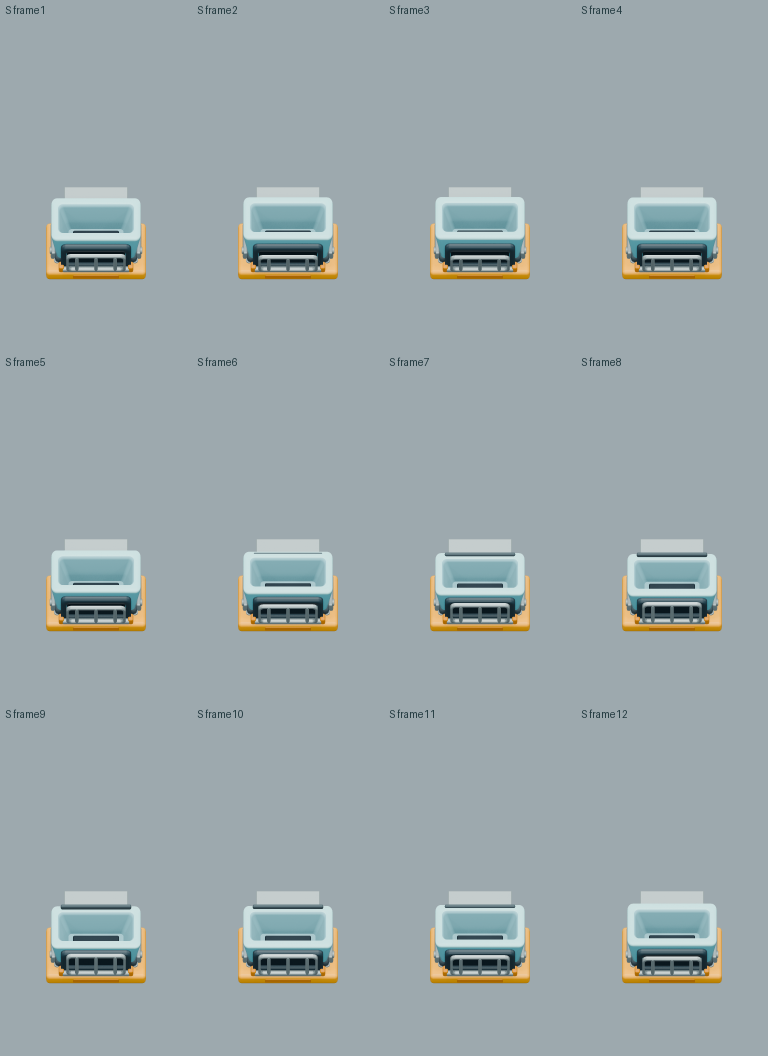
#> input picture prototypes/sushi-loop/assets/refinement/objects/sub-collector-inlet/reviews/round-02-independent/logical-all-phases-S.png, 768 x 1056 px, given in place of active-N.webp, which was not available
$ python audit_media.py
#> lines starting #> are read from the running program, lines starting #| are printed output that depends on the picture; pictures that were not available may be replaced by others from this repository, and a replacement may not be noted
from pathlib import Path
from PIL import Image,ImageDraw
import json,hashlib,struct,itertools,numpy as np
O=Path(__file__).resolve().parent;E=O.parent.parent;C=E/'candidates/round-02'
def sha(p):return hashlib.sha256(Path(p).read_bytes()).hexdigest()
def gray(im):
 b=Image.new('RGBA',im.size,'#9da9ae');b.alpha_composite(im);return b.convert('RGB')
webps=[]
for name in [f'active-{d}.webp' for d in 'NESW']+['all4-logical-playback.webp']+[f'consumer-phone{s}-{d}.webp' for s in ['','32'] for d in 'NESW']:
 p=C/'previews'/name;im=Image.open(p);raw=p.read_bytes();pos=12;dur=[]
#> further down, im is the input picture: PIL image 768x1056 RGB; mean R, G, B 155.9, 167.9, 171.1
 while pos+8<=len(raw):
  kind=raw[pos:pos+4];n=int.from_bytes(raw[pos+4:pos+8],'little');body=raw[pos+8:pos+8+n]
  if kind==b'ANMF':dur.append(int.from_bytes(body[12:15],'little'))
  pos+=8+n+n%2
 matches=[]
 for i in range(im.n_frames):
  im.seek(i);frame=im.convert('RGB')
  if name.startswith('active-'):
   d=name.split('-')[1].split('.')[0];src=C/f'frames/active/{d}/{i:03d}.png';expected=gray(Image.open(src).convert('RGBA').resize((192,352),Image.Resampling.BOX));qualification=str(src.relative_to(E))+' whole-frame BOX logical over gray'
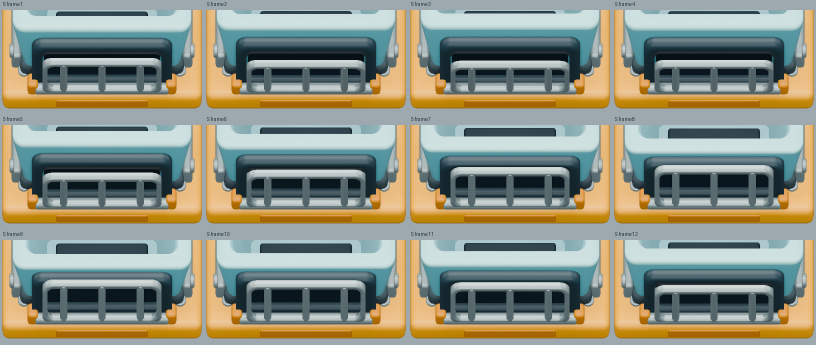
#> input picture prototypes/sushi-loop/assets/refinement/objects/sub-collector-inlet/reviews/round-02-independent/native-guard-window-S.png, 1632 x 690 px, given in place of 000.png, which was not available (shown at 1/2 size)
#> in gray, `b = Image.new('RGBA', im.size, '#9da9ae')`:
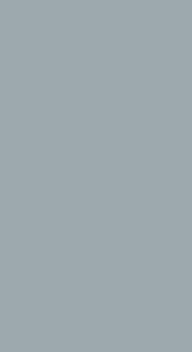
#> b: PIL image 192x352 RGBA; mean R, G, B, A 157, 169, 174, 255
#> in gray, `b.alpha_composite(im)`:
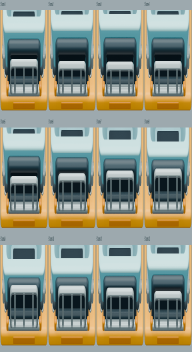
#> im: PIL image 192x352 RGBA; mean R, G, B, A 142.5, 146.2, 131, 255
#> (the run stopped early here; a loop or call above may not have finished)
